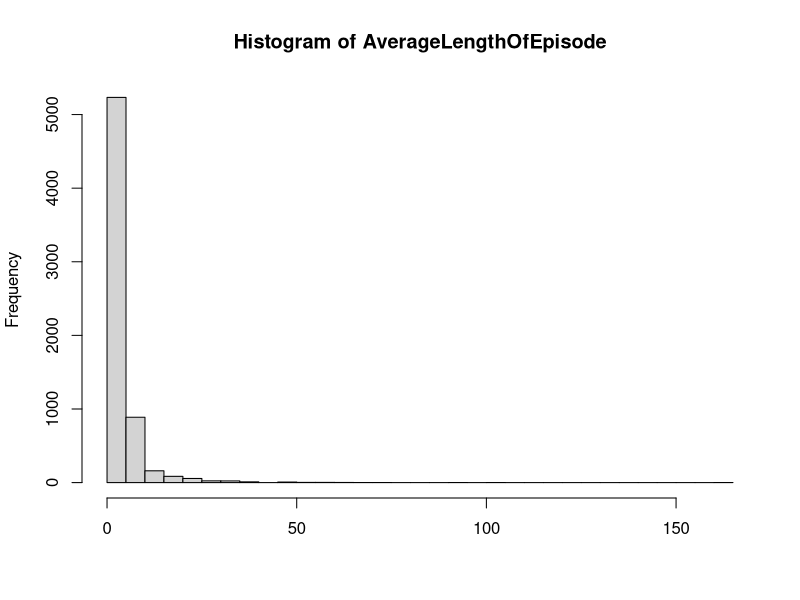
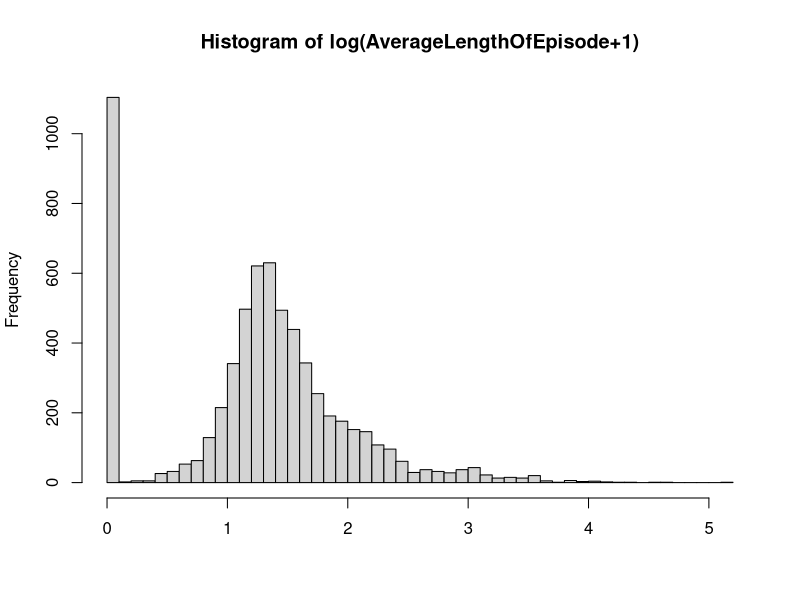

These figures' R source, in order: (Note: this script raises an error after producing the figures.)
## ---- chunk 1
treatment=read.csv("treatment.csv",stringsAsFactors = TRUE)
## ---- chunk 2
hist(treatment$AverageLengthOfEpisode,breaks = 50,main="Histogram of AverageLengthOfEpisode",xlab="")
hist(log(treatment$AverageLengthOfEpisode+1),main="Histogram of log(AverageLengthOfEpisode+1)",breaks = 50,xlab="")
## ---- chunk 3
hist(treatment$Location,breaks = 50)
